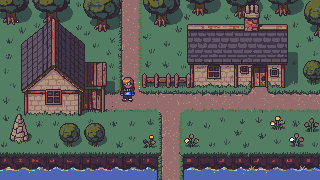
#> input picture art/final/north_star/ns_meadow_village_r2_mix.png, 320 x 180 px, found by its file name
$ python make_gable16.py
#> lines starting #> are read from the running program, lines starting #| are printed output that depends on the picture
"""Build the gable-end cottage stamps from the north star's left cottage.

The 16px cottage kit (make_cottage16.py) only builds long cottages seen from
the front. The north star's other house turns its gable end to the camera: a
slate roof with the ridge running away from us, a triangular stone gable and a
short wall with one window. It is exactly 4 tiles (64px) wide, so it stays on
the grid as a fixed stamp.

The roof planes have a straight band (north-star rows 47-62) that can repeat,
so the stamp comes in three roof depths:

  d0  5 tiles tall  (band left out)
  d1  6 tiles tall  (as in the north star)
  d2  7 tiles tall  (band repeated)

Clean-up: the crop starts at row 22, below the tree trunk behind the ridge
top, and the roof top gets a closing outline; the lean-to shed on its right is
left out. A 374e4a cast shadow runs
down the right side of the roof and wall on the grass (Art Bible grounding rule),
so each stamp is 5 tiles wide with the house on the left 4.

Run from the project root:
    python tools/kits/make_gable16.py
Writes art/final/obj_gable16_d{0,1,2}.png; then make them stamps with
    python tools/make_stamp.py art/final/obj_gable16_d1.png gable_d1 --left
"""

from PIL import Image

NS = "art/final/north_star/ns_meadow_village_r2_mix.png"
X0, X1 = 20, 84                  # house columns (roof outline to roof outline)
TOP, BAND0, BAND1, BOTTOM = 22, 47, 63, 115   # rows: roof top, repeat band [47, 63), wall base
GROUND = {(0x54, 0x7e, 0x64), (0x37, 0x4e, 0x4a), (0x31, 0x36, 0x38)}
OUTLINE = (0x2e, 0x22, 0x2f, 255)
SHADOW = (0x37, 0x4e, 0x4a, 255)
SHADOW_W = 8


def cut(ns):
    """The house on transparency: background flood-filled away from the crop edge."""
    img = ns.crop((X0, TOP, X1, BOTTOM)).convert("RGBA")
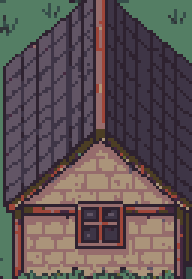
#> img: PIL image 64x93 RGBA (shown 3 times larger); mean R, G, B, A 93.1, 81.4, 82.9, 255
    px = img.load()
    w, h = img.size
#> w = 64; h = 93
    stack = [(x, y) for x in range(w) for y in (0, h - 1)] + [(x, y) for y in range(h) for x in (0, w - 1)]
    seen = set()
    while stack:
        x, y = stack.pop()
        if (x, y) in seen or not (0 <= x < w and 0 <= y < h) or px[x, y][:3] not in GROUND:
            continue
        seen.add((x, y))
        px[x, y] = (0, 0, 0, 0)
        stack += [(x + 1, y), (x - 1, y), (x, y + 1), (x, y - 1)]
#> after the loop, seen = 841 items; stack = []
    # the lean-to shed's edge below the eaves (north-star x 80-83, rows 90+)
    for y in range(90 - TOP, h):
        for x in range(60, w):
            px[x, y] = (0, 0, 0, 0)
    return img


def tidy_ridge(img):
    """Close the roof top with an outline (the crop starts below the tree trunk behind the ridge)."""
    px = img.load()
    for x in range(img.width):
        col = [px[x, y][3] for y in range(img.height)]
        if any(col):
            top = col.index(255) if 255 in col else None
            if top is not None and px[x, top] != OUTLINE:
                px[x, top] = OUTLINE
    return img


def stack(img, repeats):
    """Top part, the roof band `repeats` times (0-2), then the gable and wall."""
    top = img.crop((0, 0, img.width, BAND0 - TOP))
    band = img.crop((0, BAND0 - TOP, img.width, BAND1 - TOP))
    rest = img.crop((0, BAND1 - TOP, img.width, img.height))
    parts = [top] + [band] * repeats + [rest]
    out = Image.new("RGBA", (img.width, sum(p.height for p in parts)), (0, 0, 0, 0))
    y = 0
    for p in parts:
        out.alpha_composite(p, (0, y))
        y += p.height
    return out


def with_shadow(img):
    """Cast shadow on the grass to the right: a straight-edged column from the
    full-width roof down to the base, filling in under the eaves beside the wall."""
    out = Image.new("RGBA", (img.width + SHADOW_W, img.height), (0, 0, 0, 0))
    px = img.load()
    op = out.load()
    start = next(y for y in range(img.height) if px[img.width - 1, y][3])   # roof reaches its right edge
    for y in range(start + 1, img.height - 1):
        right = max((x for x in range(img.width) if px[x, y][3]), default=img.width - 1)
        for x in range(right + 1, img.width + SHADOW_W):
            op[x, y] = SHADOW
    out.alpha_composite(img)
    return out


def drop_specks(img, min_size=4):
    """Remove tiny detached scraps left by the background cut."""
#> called with min_size = 4
    px = img.load()
    w, h = img.size
#> w = 64; h = 93
    seen = set()
    for sy in range(h):
        for sx in range(w):
            if (sx, sy) in seen or not px[sx, sy][3]:
                continue
            comp, todo = [], [(sx, sy)]
            seen.add((sx, sy))
            while todo:
                x, y = todo.pop()
                comp.append((x, y))
                for n in ((x + 1, y), (x - 1, y), (x, y + 1), (x, y - 1)):
                    if 0 <= n[0] < w and 0 <= n[1] < h and n not in seen and px[n][3]:
                        seen.add(n)
                        todo.append(n)
            if len(comp) < min_size:
                for q in comp:
                    px[q] = (0, 0, 0, 0)
    return img


def main():
    ns = Image.open(NS).convert("RGB")
    house = tidy_ridge(drop_specks(cut(ns)))
#> the loop in tidy_ridge, `for x in range(img.width):` made 64 passes
#> top on passes 2 to 13: 22, 21, 20, 19, 18, 18, 17, 16, 15, 14, 14, 13
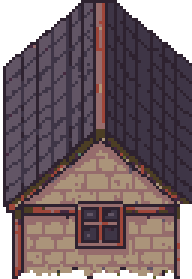
#> house: PIL image 64x93 RGBA (shown 3 times larger); mean R, G, B, A 80.8, 63.9, 68.5, 214.9; transparent parts drawn white
    for repeats, name in ((0, "d0"), (1, "d1"), (2, "d2")):
        img = with_shadow(stack(house, repeats))
        path = f"art/final/obj_gable16_{name}.png"
        img.save(path)
        print(path, img.size)
#> this loop made 3 passes
#> pass 1, in stack, `top = img.crop((0, 0, img.width, BAND0 - TOP))`:
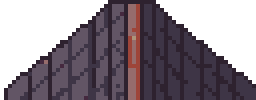
#> top: PIL image 64x25 RGBA (shown 4 times larger); mean R, G, B, A 45.5, 36.1, 44.7, 158.6; transparent parts drawn white
#> pass 1, in stack, `band = img.crop((0, BAND0 - TOP, img.width, BAND1 - TOP))`:
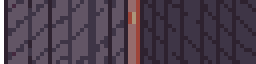
#> band: PIL image 64x16 RGBA (shown 4 times larger); mean R, G, B, A 71.8, 58.7, 73.1, 251; transparent parts drawn white
#> pass 1, in stack, `rest = img.crop((0, BAND1 - TOP, img.width, img.height))`:
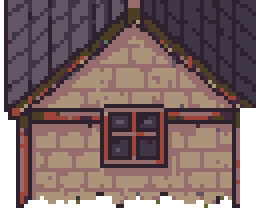
#> rest: PIL image 64x52 RGBA (shown 4 times larger); mean R, G, B, A 100.5, 78.9, 78.5, 230.9; transparent parts drawn white
#> after the loop:
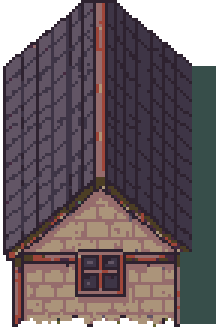
#> img: PIL image 72x109 RGBA (shown 3 times larger); mean R, G, B, A 76.1, 63.9, 68.9, 221.2; transparent parts drawn white


if __name__ == "__main__":
    main()

$ run again, with art/final/north_star/ns_meadow_village_r1_opt1.png copied over art/final/north_star/ns_meadow_village_r2_mix.png
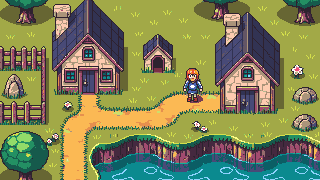
#> input picture art/final/north_star/ns_meadow_village_r1_opt1.png, 320 x 180 px, found by its file name
#> in cut, `img = ns.crop((X0, TOP, X1, BOTTOM)).convert("RGBA")`:
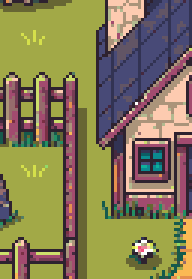
#> img: PIL image 64x93 RGBA (shown 3 times larger); mean R, G, B, A 133, 123, 85.8, 255
#> after the loop in cut, `while stack:`: seen = 6 items; stack = []
#> the loop in tidy_ridge, `for x in range(img.width):` made 64 passes
#> top on passes 1 to 8: 1, 0, 0, 0, 0, 0, 0, 0
#> after the loop in main, `for repeats, name in ((0, "d0"), (1, "d1"), (2, "d2")):`:
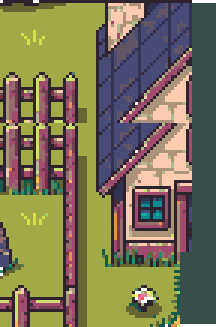
#> img: PIL image 72x109 RGBA (shown 3 times larger); mean R, G, B, A 121.5, 114.4, 85.3, 254.2; transparent parts drawn white
